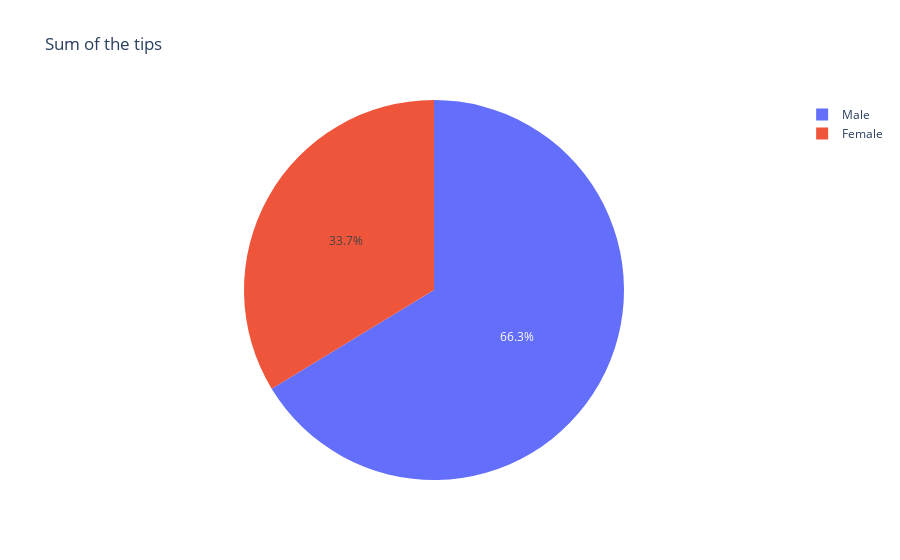

Source (notebook cell):
### Markdown cell above
### Who paid more tips?

### Code cell
gdf=df.groupby('sex').agg({'tip':'sum'})
px.pie(gdf, values='tip', names=gdf.index, title='Sum of the tips')

### Figure 1 — Plotly figure (JSON) as saved in the notebook; plotly's stock layout.template omitted (floating-point values rounded to 4 significant figures)
{"data": [{"domain": {"x": [0, 1], "y": [0, 1]}, "hovertemplate": "sex=%{label}<br>tip=%{value}<extra></extra>", "labels": ["Female", "Male"], "legendgroup": "", "name": "", "showlegend": true, "type": "pie", "values": [246.5, 485.1]}], "layout": {"legend": {"tracegroupgap": 0}, "title": {"text": "Sum of the tips"}}}
